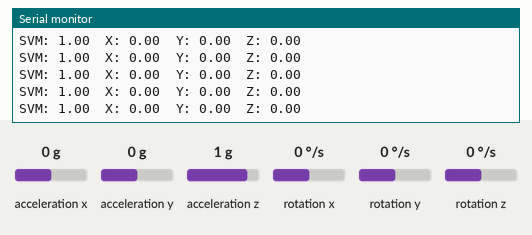
Recording of a sketch running on a simulated Arduino Uno, built with avr-gcc and run on an emulated ATmega328P. Shown: the last lines printed to the serial monitor. The test bench sets the inputs (shaded band); at power-on: acceleration x 0 g, acceleration y 0 g, acceleration z 1 g, rotation x 0 °/s, rotation y 0 °/s, rotation z 0 °/s.

Above: at 2.2 s.
2.3 s: acceleration x set to -1.4 g
At 2.36 s:
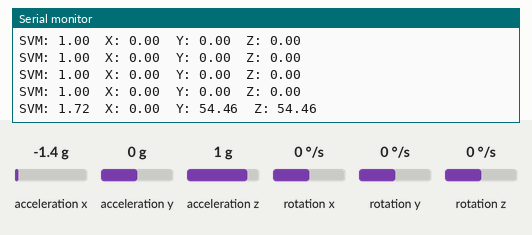
5.3 s: acceleration y set to -1.4 g
At 5.38 s:
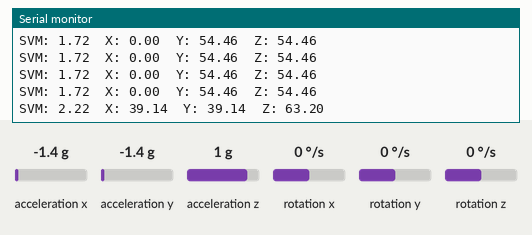
8.3 s: acceleration z set to -1.4 g
At 8.3 s:
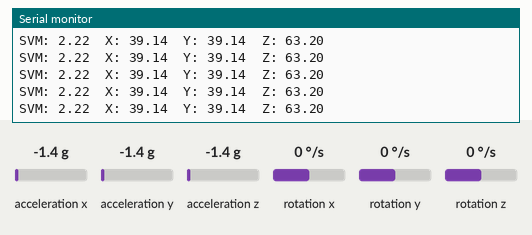
Timing chart, 0 to 11.3 s (numbered marks = the images above; inputs shaded):
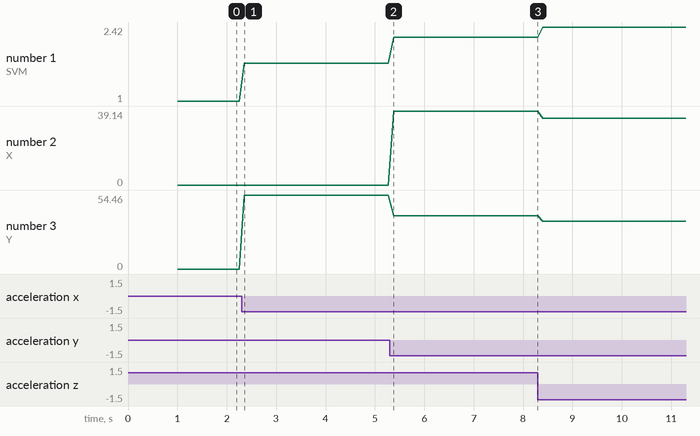

The sketch:

codigoMPU6050.ino
```cpp
#include <Wire.h>
#include <MPU6050.h>

MPU6050 mpu;

const float SVM_THRESHOLD = 2.33;
const float ANGLE_X_THRESHOLD = 45;
const float ANGLE_Y_THRESHOLD = 45;
const float ANGLE_Z_THRESHOLD = 60;

const unsigned long IMMOBILITY_TIME = 2000;
const float SVM_MOVEMENT_TOLERANCE = 1.3;

unsigned long impactTime = 0;
bool possibleFall = false;

void softwareReset() {
  asm volatile ("jmp 0");
}

void setup() {
  Wire.begin();
  Serial.begin(9600);
  mpu.initialize();

  if (!mpu.testConnection()) {
    Serial.println("ERRO: MPU6050 não conectado.");
    while (1);
  }

  delay(1000);
}

void loop() {
  int16_t ax, ay, az;
  mpu.getAcceleration(&ax, &ay, &az);

  float accelX = ax / 16384.0;
  float accelY = ay / 16384.0;
  float accelZ = az / 16384.0;

  float SVM = sqrt(accelX * accelX + accelY * accelY + accelZ * accelZ);

  float angleX = abs(atan2(accelY, sqrt(accelX * accelX + accelZ * accelZ)) * 180 / PI);
  float angleY = abs(atan2(accelX, sqrt(accelY * accelY + accelZ * accelZ)) * 180 / PI);
  float angleZ = abs(atan2(sqrt(accelX * accelX + accelY * accelY), accelZ) * 180 / PI);

  if (accelX == 0.0 && accelY == 0.0 && accelZ == 0.0) {
    Serial.println("ERRO NO SENSOR. Reiniciando...");
    delay(500);
    softwareReset();
  }

  Serial.print("SVM: "); Serial.print(SVM);
  Serial.print("\tX: "); Serial.print(angleX);
  Serial.print("\tY: "); Serial.print(angleY);
  Serial.print("\tZ: "); Serial.println(angleZ);

  unsigned long currentTime = millis();

  if (!possibleFall && SVM > SVM_THRESHOLD &&
      (angleX > ANGLE_X_THRESHOLD || angleY > ANGLE_Y_THRESHOLD || angleZ > ANGLE_Z_THRESHOLD)) {
    possibleFall = true;
    impactTime = currentTime;
    Serial.println("Possível queda detectada, aguardando imobilidade...");
  }

  if (possibleFall) {
    if (currentTime - impactTime >= IMMOBILITY_TIME) {
      if (SVM < SVM_MOVEMENT_TOLERANCE) {
        Serial.println("QUEDA CONFIRMADA!");
        while (1);
      } else {
        Serial.println("Falso positivo. Movimento detectado após impacto.");
        possibleFall = false;
      }
    }
  }

  delay(100);
}
```

Measured:
- after the input at 2.3 s, the serial monitor: prints a new line after 0.06 s (image 1)
- after the input at 5.3 s, the serial monitor: prints a new line after 0.08 s (image 2)
- plotted number 1: 1 → 1.72 after the input at 2.3 s, 1.72 → 2.22 after the input at 5.3 s, 2.22 → 2.42 after the input at 8.3 s
- plotted number 2: 0 → 39.14 after the input at 5.3 s, 39.14 → 35.26 after the input at 8.3 s
- plotted number 3: 0 → 54.46 after the input at 2.3 s, 54.46 → 39.14 after the input at 5.3 s, 39.14 → 35.26 after the input at 8.3 s
